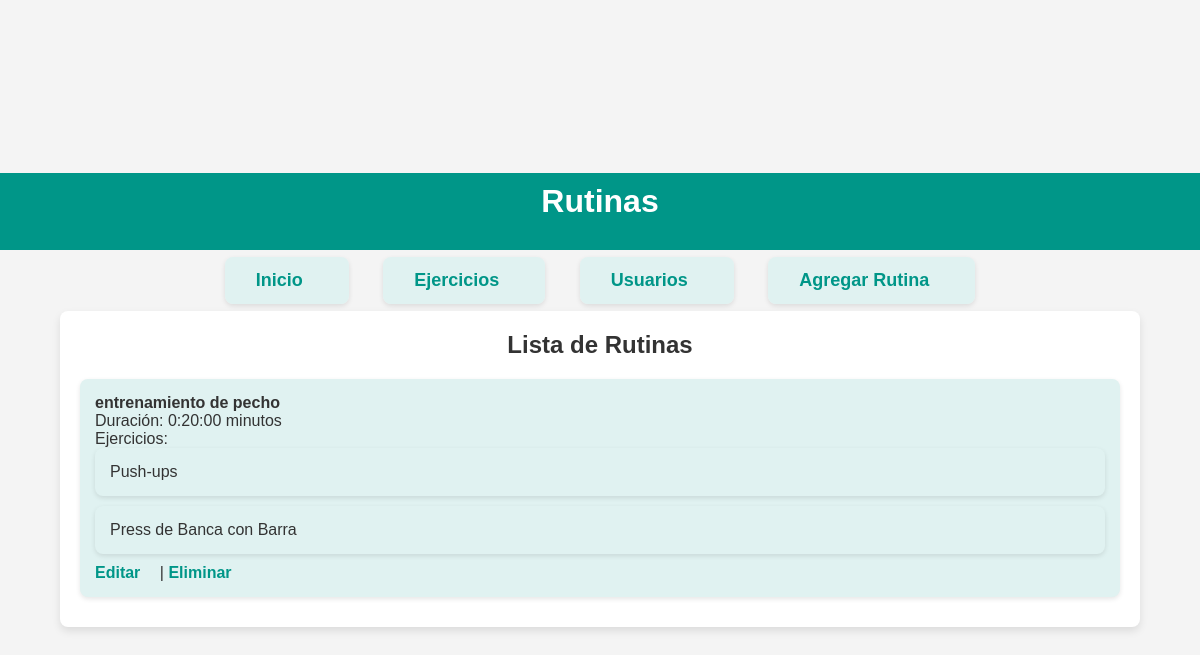
The page /rutinas/ on the database its author committed.
### gitapp/models.py (models this page shows, shortened)
class Rutina(models.Model):
    nombre = models.CharField(max_length=100)
    ejercicios = models.ManyToManyField(Ejercicio)
    duracion = models.DurationField()

class Ejercicio(models.Model):
    nombre = models.CharField(max_length=100)
    descripcion = models.TextField()
    dificultad = models.CharField(max_length=50)

### gitapp/views.py (the view)
# urls.py: path('rutinas/', views.rutinas, name='rutinas'),
def rutinas(request):
    rutinas = Rutina.objects.all()
    return render(request, 'gitapp/rutinas.html', {'rutinas': rutinas})

### gitapp/templates/gitapp/rutinas.html (shortened to what this page needs)
{% load static %}
<!DOCTYPE html>
<html lang="es">
<head>
    <link rel="stylesheet" href="{% static 'gitapp/estilo.css' %}">
</head>
<body>
<header>
    <h1>Rutinas</h1>
</header>
<nav>
    <ul>
        <li><a href="{% url 'index' %}">Inicio</a></li>
        <li><a href="{% url 'ejercicios' %}">Ejercicios</a></li>
        <li><a href="{% url 'usuarios' %}">Usuarios</a></li>
        <li><a href="{% url 'agregar_rutina' %}">Agregar Rutina</a></li>
    </ul>
</nav>
<main>
    <h2>Lista de Rutinas</h2>
    <ul>
        {% for rutina in rutinas %}
            <li>
                <strong>{{ rutina.nombre }}</strong><br>
                Duración: {{ rutina.duracion }} minutos<br>
                Ejercicios:
                <ul>
                    {% for ejercicio in rutina.ejercicios.all %}
                        <li>{{ ejercicio.nombre }}</li>
                    {% endfor %}
                </ul>
                <a href="{% url 'editar_rutina' rutina.id %}">Editar</a> |
                <a href="{% url 'eliminar_rutina' rutina.id %}">Eliminar</a>
            </li>
        {% endfor %}
    </ul>
</main>
</body>
</html>

### gitapp/static/gitapp/estilo.css (style rules this page uses)
* { margin: 0; padding: 0; box-sizing: border-box; }
body { font-family: Arial, sans-serif; background-color: #f4f4f4; color: #333; display: flex; justify-content: center; align-items: center; height: 100vh; flex-direction: column; }
header { background-color: #009688; color: white; width: 100%; text-align: center; padding: 10px 0; }
main { width: 90%; max-width: 1200px; background-color: #fff; border-radius: 8px; box-shadow: 0 4px 8px rgba(0, 0, 0, 0.1); padding: 20px; margin-top: 20px; }
nav { width: 100%; text-align: center; margin-top: 20px; }
nav ul { list-style: none; padding: 0; }
nav ul li { display: inline; margin: 0 15px; }
nav ul li a { text-decoration: none; font-size: 18px; color: #009688; padding: 8px 16px; border-radius: 4px; transition: background-color 0.3s ease; }
h1, h2 { text-align: center; margin-bottom: 20px; }
ul { list-style: none; padding-left: 0; }
ul li { background-color: #e0f2f1; padding: 15px; margin-bottom: 10px; border-radius: 8px; box-shadow: 0 2px 5px rgba(0, 0, 0, 0.1); }
ul li a { margin-right: 15px; color: #009688; text-decoration: none; font-weight: bold; transition: color 0.3s ease; }

### rows shown on the page
Rutina: nombre "entrenamiento de pecho", duracion "0:20:00"
Ejercicio: nombre "Push-ups"
Ejercicio: nombre "Press de Banca con Barra"
